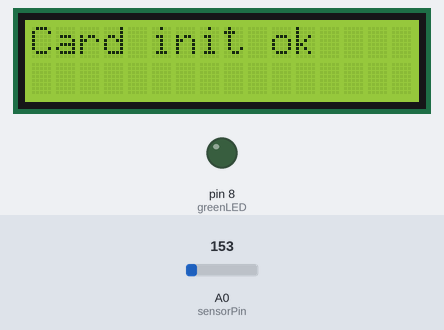
A sketch run on a simulated Arduino Uno, built with avr-gcc and run on an emulated ATmega328P. Shown: 16×2 character LCD, output pins drawn as LEDs (lit = HIGH). The test bench sets the inputs (shaded band); at power-on: A0 (sensorPin) = 153. The local clock reads 2024-03-15 10:24:30 at power-on unless the sketch sets it; storage starts empty.

Above: at 2.1 s.
At 5.2 s:
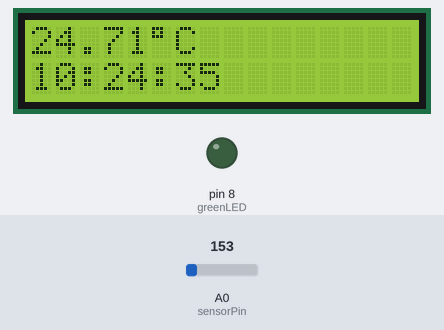
5.3 s: A0 (sensorPin) set to 131
At 7.5 s:
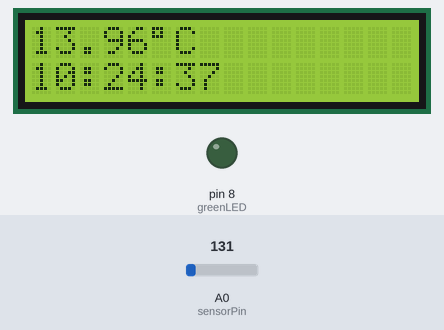
8.3 s: A0 (sensorPin) set to 109
At 11.2 s:
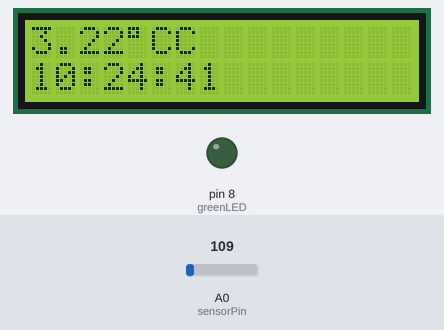
11.3 s: A0 (sensorPin) set to 114
At 13.3 s:
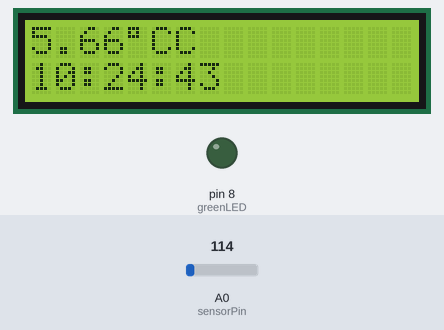
Timing chart, 0 to 14.8 s (numbered marks = the images above; inputs shaded):
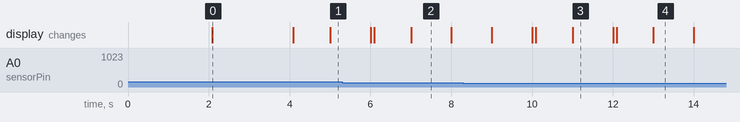

Measured:
- the behaviour switches between 123 and 122 on A0 (sensorPin) (found by bisection; images 2 and 3)
- after the input at 8.3 s, the display: first differs from a run without the input after 1.8 s (image 3 shows a later state)
- what the display in image 0 shows lasts 2.0 s, from 2.1 s to 4.1 s
- what the display in image 2 shows lasts 1.0 s, from 7.0 s to 8.0 s

The sketch:

uno_tmp36_logger_lcd.ino
```cpp
/*
  The circuit:
   TMP36 -> AnalogIn A0
   SD card attached to SPI bus as follows:
 ** MOSI - pin 11
 ** MISO - pin 12
 ** CLK - pin 13
 ** CS - pin 10 (for MKRZero SD: SDCARD_SS_PIN)
*** erweitert fuer die Temp.messung/Logging mit TMP36, RTC DS1307
*** und einem microSD card adapter

*/

#include <SPI.h>
#include <SD.h>
#include <Wire.h>
#include <RTClib.h>                      //https://github.com/adafruit/RTClib
#include <LiquidCrystal.h>

// initialize the library with the numbers of the interface pins
LiquidCrystal lcd(7, 6, 5, 4, 3, 2);

RTC_DS1307 rtc;

// Variables will change:
int sensorPin = 0;                       //the TMP36's Vout
//the resolution is 10 mV / degree centigrade with a
//500 mV offset to allow for negative temperatures
float temperatureC = 0;                  //temperaturwert
//unsigned long previousMillis = 0;        // will store last time SD/lcd was updated
uint32_t previousMillis[] = {0, 0};

// constants won't change:
const int chipSelect = 10;               // SD Card writer
const long intervall = 300000;           // interval at which to write (milliseconds)
const int greenLED = 8;                  // the LED pin

void setup() {
  // put your setup code here, to run once:
  lcd.begin(16, 2);
  pinMode(greenLED, OUTPUT);

  // Open serial communications and wait for port to open:
  /*  Serial.begin(9600);
      while (!Serial) {
    ; // wait for serial port to connect. Needed for native USB port only
    }
  */

  if (! rtc.begin()) {                   // starte rtc
    lcd.print(F("Couldn't find RTC"));
    while (1);
  }

  lcd.print(F("Initialize Card"));
  delay(2000); lcd.clear();

  // see if the card is present and can be initialized:
  if (!SD.begin(chipSelect)) {
    lcd.print(F("Failed/no card?"));
    // don't do anything more:
    while (1);
  }
  //lcd.clear();
  lcd.print(F("Card init ok"));
  delay(2000);
  lcd.clear();
}

void loop() {
  DateTime now = rtc.now(); // rtc abfragen
  //unsigned long currentMillis = millis();
  uint32_t currentMillis {millis()};
  temperatureC = read_TMP36();

  if (currentMillis - previousMillis[0] >= intervall) {
    previousMillis[0] = currentMillis;                   // last write_SD()
    write_SD(String(temperatureC));
  }
  currentMillis = millis();
  if (currentMillis - previousMillis[1] >= 2000) {
    print_LCD();
    previousMillis[1] = currentMillis;                   // last print_LCD()
  }

  lcd.setCursor(0, 1);
  lcd.print(now.timestamp(DateTime::TIMESTAMP_TIME));   // Timestamp
}

// Funktionen

float read_TMP36() {
  float merk = 0, tempvalC;
  for (byte i = 0; i < 3; i++) {
    int reading = analogRead(sensorPin);
    float voltage = (reading * 5.0) / 1024.0;            // converting that reading to voltage
    float tempvalC = (voltage - 0.5) * 100 ;             // calculate the temperature
    //converting from 10 mv per degree wit 500 mV offset
    //to degrees ((voltage - 500mV) times 100)
    /********************************************/
    merk += tempvalC;
  }
  tempvalC = merk / 3;
  return tempvalC;
}

void write_SD(String dataString) {
  File dataFile = SD.open("datalog.txt", FILE_WRITE);
  if (dataFile) {
    digitalWrite(greenLED, HIGH);
    DateTime now = rtc.now();
    now = rtc.now();
    dataFile.print(now.timestamp(DateTime::TIMESTAMP_FULL));
    dataFile.print(",");
    dataFile.println(dataString);
    dataFile.close();
    digitalWrite(greenLED, LOW);
  }
  else {
    lcd.print(F("error op. file"));
  }
}

void print_LCD() {
  lcd.setCursor(0, 0);
  lcd.print(temperatureC);
  lcd.print(char(223)); lcd.print('C');
}
```
